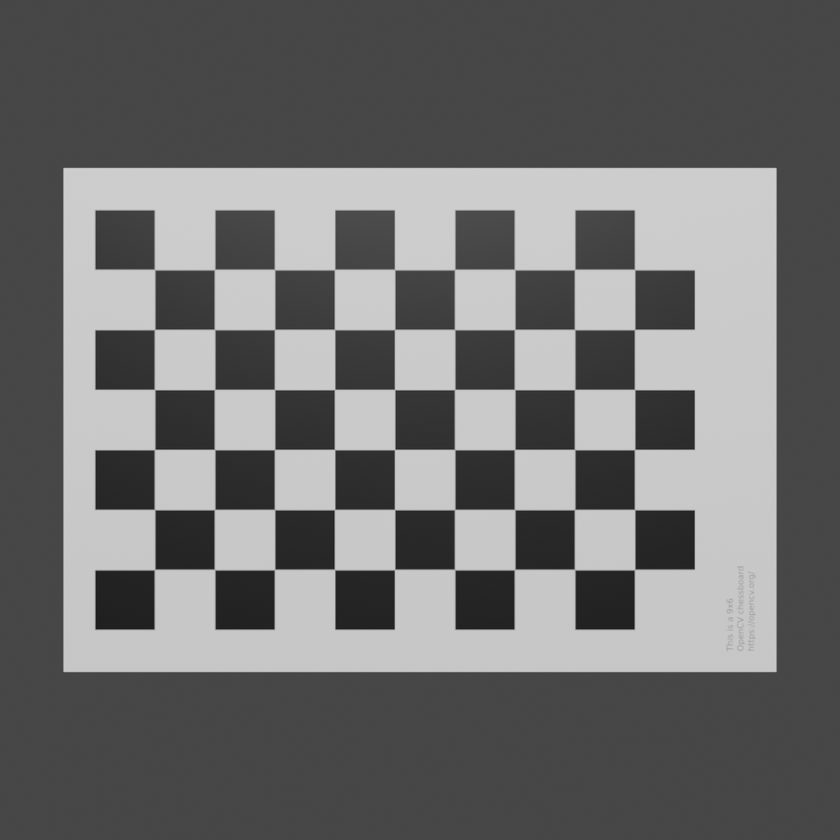
#> input picture data_examples/cal1.png, 840 x 840 px, shrunk from 1000 x 1000 before the run, found by its file name
$ python calib.py
#> lines starting #> are read from the running program, lines starting #| are printed output that depends on the picture; after the words box and inside, x2 and y2 are one past the last pixel; in counts of white or black regions, pixels touching at a corner belong together
import numpy as np
import cv2

# Define the chessboard dimensions
num_corners_horizontal = 9
num_corners_vertical = 6

criteria = (cv2.TERM_CRITERIA_EPS + cv2.TERM_CRITERIA_MAX_ITER, 30, 0.001)

# Prepare object points, like (0,0,0), (1,0,0), ..., (8,5,0)
objp = np.zeros((num_corners_horizontal * num_corners_vertical, 3), np.float32)
objp[:, :2] = np.mgrid[0:num_corners_horizontal, 0:num_corners_vertical].T.reshape(-1, 2)

# Arrays to store object points and image points
objpoints = []  # 3D points in real world space
imgpoints = []  # 2D points in image plane

# Load and process calibration images
# cal plate from https://github.com/opencv/opencv/blob/4.x/doc/pattern.png
# rendering in blender
# camera paramners : f = 15 mm, 1000 x 1000, 10 mm x 10 mm, pixel size 10 um
calibration_images = [r'C:\Job\img_proc_tools\data_examples\cal1.png',r'C:\Job\img_proc_tools\data_examples\cal2.png']

for image_file in calibration_images:
    # Load the calibration image

    image = cv2.imread(image_file)
#> image is the input picture: shape (840, 840, 3); min 22, max 209, mean 111
    gray = cv2.cvtColor(image, cv2.COLOR_BGR2GRAY)

    # Find chessboard corners
    ret, corners = cv2.findChessboardCorners(gray, (num_corners_horizontal, num_corners_vertical), None)
#> ret = True; corners = 54 rows, first 8: [154.5, 269.5], [214.5, 269.6], [274.5, 269.5], [334.5, 269.6], [394.6, 269.5], [454.6, 269.5], [514.6, 269.5], [574.6, 269.6]

    # If corners are found, add object points and image points
    if ret == True:
        objpoints.append(objp)
        # refining pixel coordinates for given 2d points.
        corners2 = cv2.cornerSubPix(gray, corners, (11,11),(-1,-1), criteria)
#> corners2 = 54 rows, first 8: [154.6, 269.5], [214.5, 269.5], [274.6, 269.5], [334.5, 269.5], [394.6, 269.5], [454.6, 269.5], [514.6, 269.5], [574.6, 269.5]
        imgpoints.append(corners2)

        # Draw and display the corners
        cv2.drawChessboardCorners(image, (num_corners_horizontal, num_corners_vertical), corners, ret)
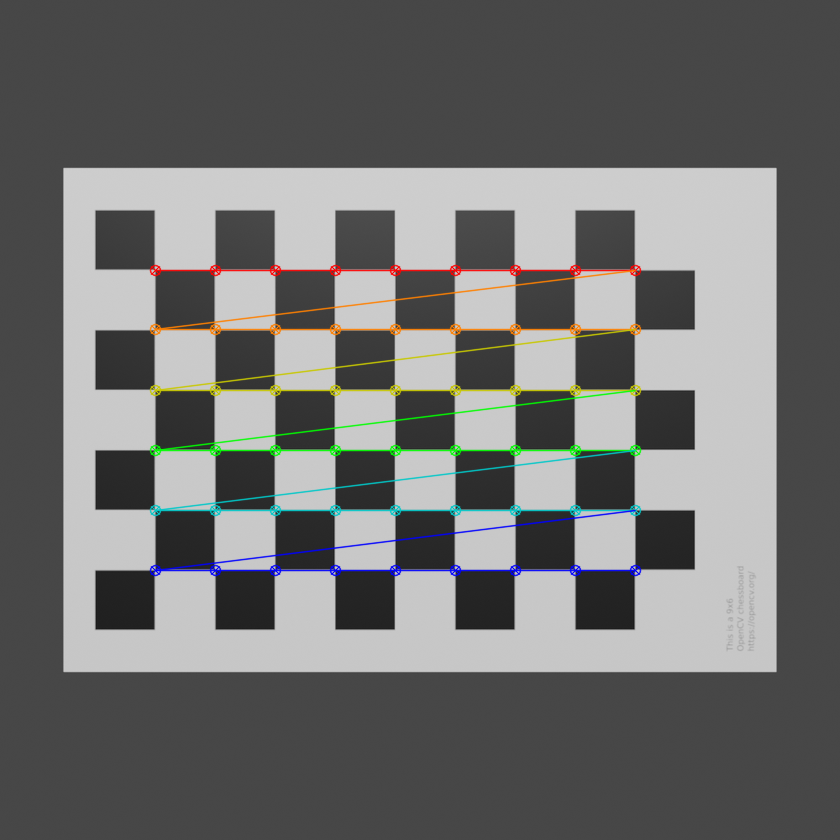
#> image: shape (840, 840, 3); 2.86% of pixels changed, all inside (x1, y1, x2, y2) = (149, 264, 642, 577)
        cv2.imshow('Chessboard Corners', image)

        cv2.waitKey(0)
#> pass 2 of the loop `for image_file in calibration_images:`:
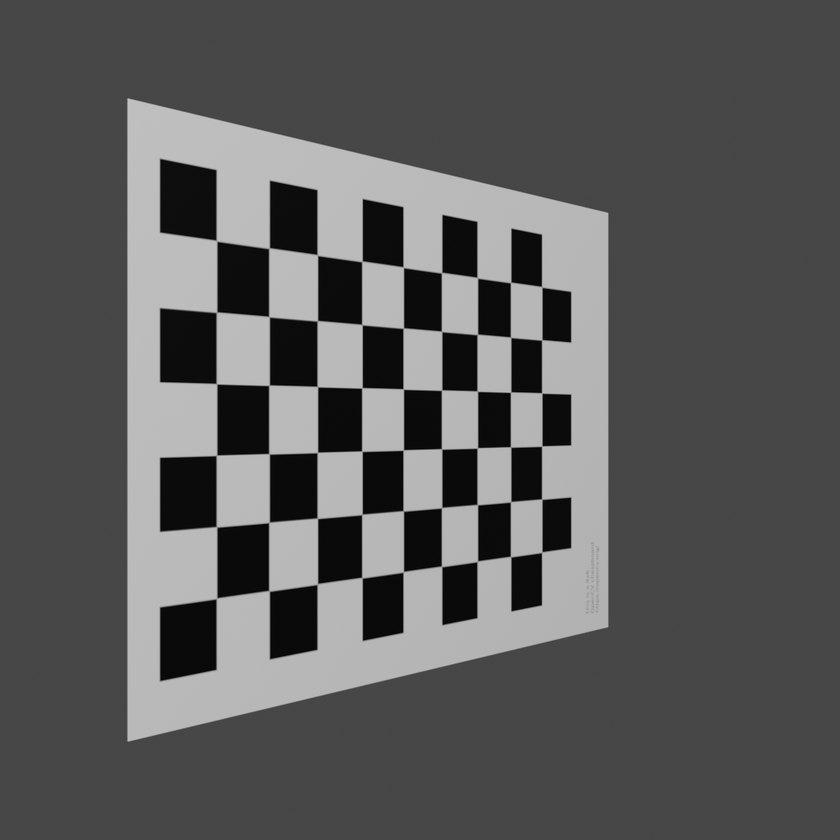
#> input picture data_examples/cal2.png, 840 x 840 px, shrunk from 1000 x 1000 before the run, found by its file name
#> image is the input picture: shape (840, 840, 3); min 0, max 195, mean 89.8
#> corners = 54 rows, first 8: [216.6, 240.9], [269.1, 248.1], [317.4, 255.1], [361.9, 261.4], [403.3, 267.2], [441.6, 272.6], [477.3, 277.7], [510.5, 282.5]
#> corners2 = 54 rows, first 8: [216.5, 240.7], [269, 248.2], [317.4, 255.1], [361.9, 261.4], [403.3, 267.2], [441.6, 272.6], [477.3, 277.7], [510.6, 282.5]
#> `cv2.drawChessboardCorners(image, (num_corners_horizontal, num_corners_..`:
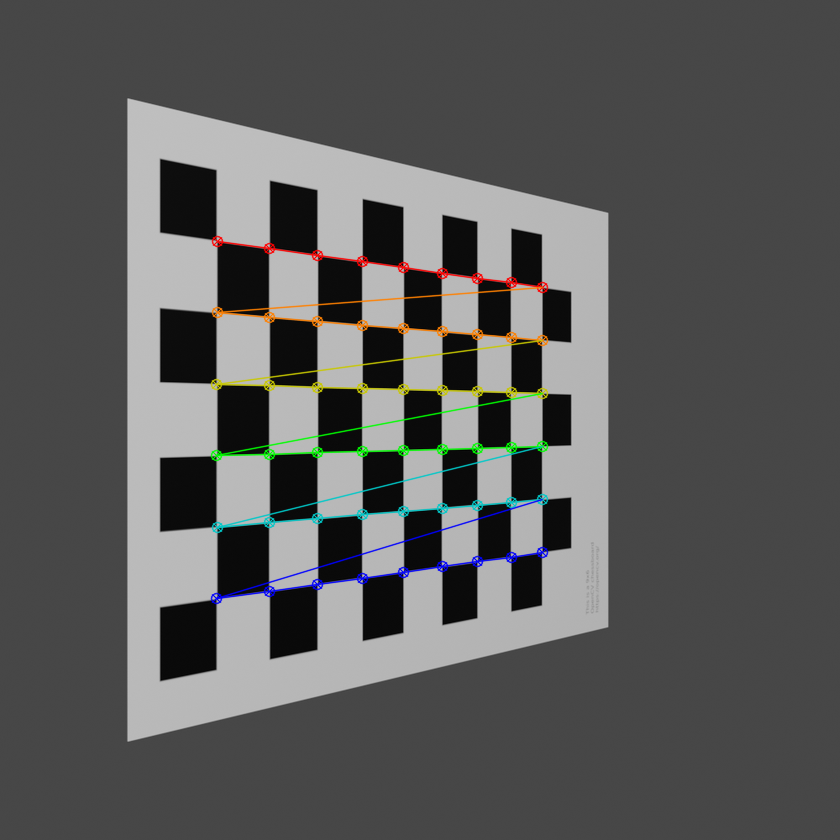
#> image: shape (840, 840, 3); 2.15% of pixels changed, all inside (x1, y1, x2, y2) = (210, 235, 549, 605)

cv2.destroyAllWindows()

# Calibrate the camera

ret, mtx, dist, rvecs, tvecs = cv2.calibrateCamera(objpoints, imgpoints, gray.shape[::-1], None, None)
#> ret = 0.0311; mtx = [[1205, 0, 356.1], [0, 1204.9, 419.6], [0, 0, 1]]; dist = [[-0.043, 1, -6.53e-06, -0.000266, -7.43]]; rvecs = ([-5e-05, 0.000618, 2.57e-06], [4.74e-05, -0.821, -1.88e-05]); tvecs = ([-3.36, -2.5, 20.07], [-1.95, -2.5, 16.84])

# Print the camera matrix and distortion coefficients
print("Camera Matrix:")
print(mtx)
#| [[1.20498001e+03 0.00000000e+00 3.56147802e+02]
#|  [0.00000000e+00 1.20490938e+03 4.19591785e+02]
#|  [0.00000000e+00 0.00000000e+00 1.00000000e+00]]
print("\nDistortion Coefficients:")
print(dist)
#| [[-4.29924806e-02  1.00389285e+00 -6.52615115e-06 -2.66093130e-04
#|   -7.42766567e+00]]
print(gray.shape[::-1])
#| (840, 840)
